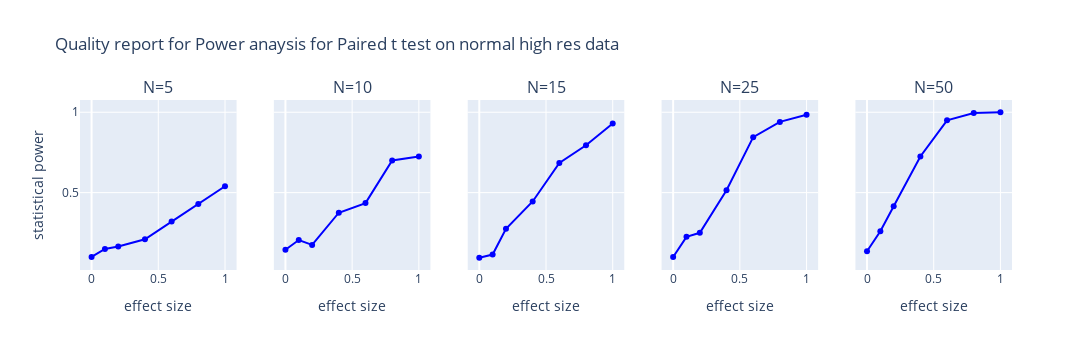
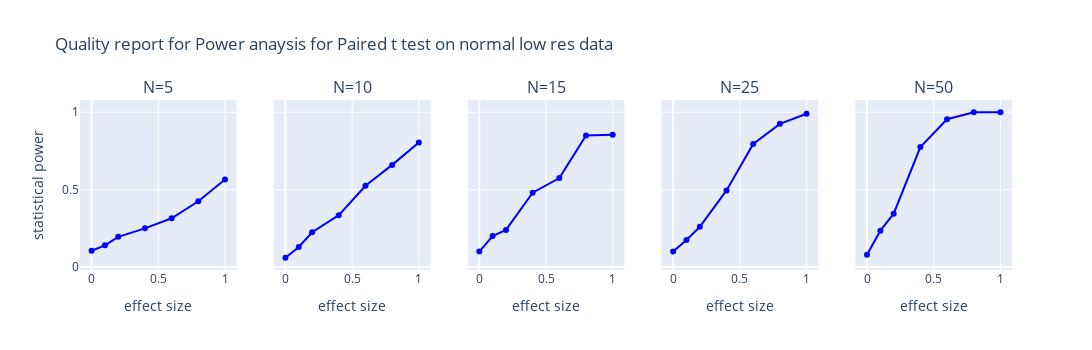
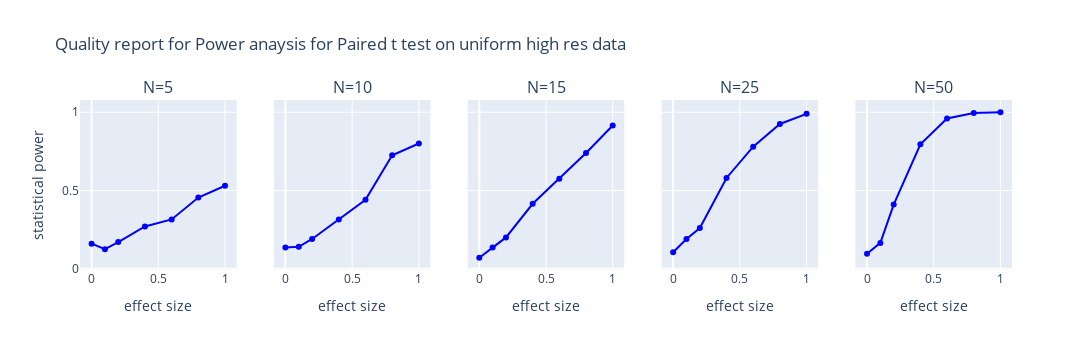
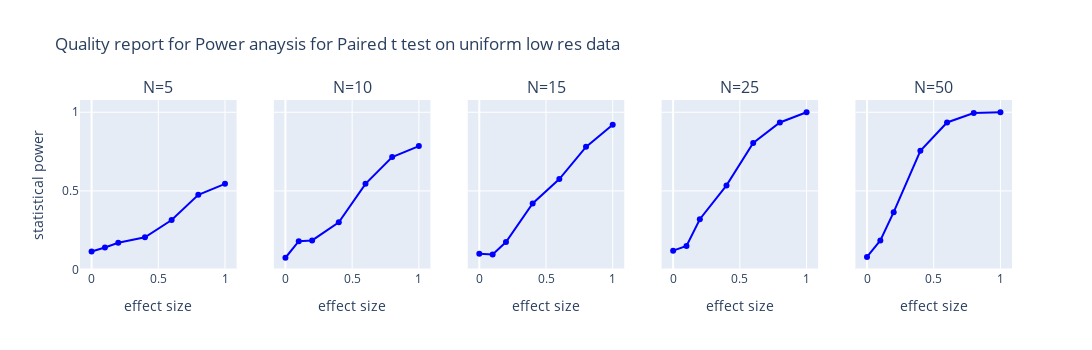

These figures' notebook cell, in order:
### Code cell
list_sample_size = [5, 10, 15, 25, 50]
list_effect_size = [0.0, 0.1, 0.2, 0.4, 0.6, 0.8, 1.0]
is_paired = False
significance = 0.05
run_count = 200


estimator = PairedTTest(alternative="two-sided")
report_power = create_report_power(
    estimator, two_sample_normal_high_res, list_sample_size, list_effect_size, is_paired, significance, run_count
)
plot_report_power(report_power, "Power anaysis for Paired t test on normal high res data")
report_power = create_report_power(
    estimator, two_sample_normal_low_res, list_sample_size, list_effect_size, is_paired, significance, run_count
)
plot_report_power(report_power, "Power anaysis for Paired t test on normal low res data")
report_power = create_report_power(
    estimator, two_sample_uniform_high_res, list_sample_size, list_effect_size, is_paired, significance, run_count
)
plot_report_power(report_power, "Power anaysis for Paired t test on uniform high res data")
report_power = create_report_power(
    estimator, two_sample_uniform_low_res, list_sample_size, list_effect_size, is_paired, significance, run_count
)
plot_report_power(report_power, "Power anaysis for Paired t test on uniform low res data")

### Figure 1 — Plotly figure (JSON) as saved in the notebook; plotly's stock layout.template omitted (floating-point values rounded to 4 significant figures)
{"data": [{"line": {"color": "#0000ff"}, "type": "scatter", "x": [0, 0.1, 0.2, 0.4, 0.6, 0.8, 1], "xaxis": "x", "y": [0.1, 0.15, 0.165, 0.21, 0.32, 0.43, 0.54], "yaxis": "y"}, {"line": {"color": "#0000ff"}, "type": "scatter", "x": [0, 0.1, 0.2, 0.4, 0.6, 0.8, 1], "xaxis": "x2", "y": [0.145, 0.205, 0.175, 0.375, 0.435, 0.7, 0.725], "yaxis": "y2"}, {"line": {"color": "#0000ff"}, "type": "scatter", "x": [0, 0.1, 0.2, 0.4, 0.6, 0.8, 1], "xaxis": "x3", "y": [0.095, 0.115, 0.275, 0.445, 0.685, 0.795, 0.93], "yaxis": "y3"}, {"line": {"color": "#0000ff"}, "type": "scatter", "x": [0, 0.1, 0.2, 0.4, 0.6, 0.8, 1], "xaxis": "x4", "y": [0.1, 0.225, 0.25, 0.515, 0.845, 0.94, 0.985], "yaxis": "y4"}, {"line": {"color": "#0000ff"}, "type": "scatter", "x": [0, 0.1, 0.2, 0.4, 0.6, 0.8, 1], "xaxis": "x5", "y": [0.135, 0.26, 0.415, 0.725, 0.95, 0.995, 1], "yaxis": "y5"}], "layout": {"annotations": [{"font": {"size": 16}, "showarrow": false, "text": "N=5", "x": 0.084, "xanchor": "center", "xref": "paper", "y": 1, "yanchor": "bottom", "yref": "paper"}, {"font": {"size": 16}, "showarrow": false, "text": "N=10", "x": 0.292, "xanchor": "center", "xref": "paper", "y": 1, "yanchor": "bottom", "yref": "paper"}, {"font": {"size": 16}, "showarrow": false, "text": "N=15", "x": 0.5, "xanchor": "center", "xref": "paper", "y": 1, "yanchor": "bottom", "yref": "paper"}, {"font": {"size": 16}, "showarrow": false, "text": "N=25", "x": 0.708, "xanchor": "center", "xref": "paper", "y": 1, "yanchor": "bottom", "yref": "paper"}, {"font": {"size": 16}, "showarrow": false, "text": "N=50", "x": 0.916, "xanchor": "center", "xref": "paper", "y": 1, "yanchor": "bottom", "yref": "paper"}], "height": 350, "showlegend": false, "title": {"text": "Quality report for Power anaysis for Paired t test on normal high res data"}, "width": 1200, "xaxis": {"anchor": "y", "domain": [0, 0.168], "title": {"text": "effect size"}}, "xaxis2": {"anchor": "y2", "domain": [0.208, 0.376], "title": {"text": "effect size"}}, "xaxis3": {"anchor": "y3", "domain": [0.416, 0.584], "title": {"text": "effect size"}}, "xaxis4": {"anchor": "y4", "domain": [0.624, 0.792], "title": {"text": "effect size"}}, "xaxis5": {"anchor": "y5", "domain": [0.832, 1], "title": {"text": "effect size"}}, "yaxis": {"anchor": "x", "domain": [0, 1], "title": {"text": "statistical power"}}, "yaxis2": {"anchor": "x2", "domain": [0, 1], "matches": "y", "showticklabels": false}, "yaxis3": {"anchor": "x3", "domain": [0, 1], "matches": "y", "showticklabels": false}, "yaxis4": {"anchor": "x4", "domain": [0, 1], "matches": "y", "showticklabels": false}, "yaxis5": {"anchor": "x5", "domain": [0, 1], "matches": "y", "showticklabels": false}}}

### Figure 2 — Plotly figure (JSON) as saved in the notebook; plotly's stock layout.template omitted (floating-point values rounded to 4 significant figures)
{"data": [{"line": {"color": "#0000ff"}, "type": "scatter", "x": [0, 0.1, 0.2, 0.4, 0.6, 0.8, 1], "xaxis": "x", "y": [0.105, 0.14, 0.195, 0.25, 0.315, 0.425, 0.565], "yaxis": "y"}, {"line": {"color": "#0000ff"}, "type": "scatter", "x": [0, 0.1, 0.2, 0.4, 0.6, 0.8, 1], "xaxis": "x2", "y": [0.06, 0.13, 0.225, 0.335, 0.525, 0.66, 0.805], "yaxis": "y2"}, {"line": {"color": "#0000ff"}, "type": "scatter", "x": [0, 0.1, 0.2, 0.4, 0.6, 0.8, 1], "xaxis": "x3", "y": [0.1, 0.2, 0.24, 0.48, 0.575, 0.85, 0.855], "yaxis": "y3"}, {"line": {"color": "#0000ff"}, "type": "scatter", "x": [0, 0.1, 0.2, 0.4, 0.6, 0.8, 1], "xaxis": "x4", "y": [0.1, 0.175, 0.26, 0.495, 0.795, 0.925, 0.99], "yaxis": "y4"}, {"line": {"color": "#0000ff"}, "type": "scatter", "x": [0, 0.1, 0.2, 0.4, 0.6, 0.8, 1], "xaxis": "x5", "y": [0.08, 0.235, 0.345, 0.775, 0.955, 1, 1], "yaxis": "y5"}], "layout": {"annotations": [{"font": {"size": 16}, "showarrow": false, "text": "N=5", "x": 0.084, "xanchor": "center", "xref": "paper", "y": 1, "yanchor": "bottom", "yref": "paper"}, {"font": {"size": 16}, "showarrow": false, "text": "N=10", "x": 0.292, "xanchor": "center", "xref": "paper", "y": 1, "yanchor": "bottom", "yref": "paper"}, {"font": {"size": 16}, "showarrow": false, "text": "N=15", "x": 0.5, "xanchor": "center", "xref": "paper", "y": 1, "yanchor": "bottom", "yref": "paper"}, {"font": {"size": 16}, "showarrow": false, "text": "N=25", "x": 0.708, "xanchor": "center", "xref": "paper", "y": 1, "yanchor": "bottom", "yref": "paper"}, {"font": {"size": 16}, "showarrow": false, "text": "N=50", "x": 0.916, "xanchor": "center", "xref": "paper", "y": 1, "yanchor": "bottom", "yref": "paper"}], "height": 350, "showlegend": false, "title": {"text": "Quality report for Power anaysis for Paired t test on normal low res data"}, "width": 1200, "xaxis": {"anchor": "y", "domain": [0, 0.168], "title": {"text": "effect size"}}, "xaxis2": {"anchor": "y2", "domain": [0.208, 0.376], "title": {"text": "effect size"}}, "xaxis3": {"anchor": "y3", "domain": [0.416, 0.584], "title": {"text": "effect size"}}, "xaxis4": {"anchor": "y4", "domain": [0.624, 0.792], "title": {"text": "effect size"}}, "xaxis5": {"anchor": "y5", "domain": [0.832, 1], "title": {"text": "effect size"}}, "yaxis": {"anchor": "x", "domain": [0, 1], "title": {"text": "statistical power"}}, "yaxis2": {"anchor": "x2", "domain": [0, 1], "matches": "y", "showticklabels": false}, "yaxis3": {"anchor": "x3", "domain": [0, 1], "matches": "y", "showticklabels": false}, "yaxis4": {"anchor": "x4", "domain": [0, 1], "matches": "y", "showticklabels": false}, "yaxis5": {"anchor": "x5", "domain": [0, 1], "matches": "y", "showticklabels": false}}}

### Figure 3 — Plotly figure (JSON) as saved in the notebook; plotly's stock layout.template omitted (floating-point values rounded to 4 significant figures)
{"data": [{"line": {"color": "#0000ff"}, "type": "scatter", "x": [0, 0.1, 0.2, 0.4, 0.6, 0.8, 1], "xaxis": "x", "y": [0.16, 0.125, 0.17, 0.27, 0.315, 0.455, 0.53], "yaxis": "y"}, {"line": {"color": "#0000ff"}, "type": "scatter", "x": [0, 0.1, 0.2, 0.4, 0.6, 0.8, 1], "xaxis": "x2", "y": [0.135, 0.14, 0.19, 0.315, 0.44, 0.725, 0.8], "yaxis": "y2"}, {"line": {"color": "#0000ff"}, "type": "scatter", "x": [0, 0.1, 0.2, 0.4, 0.6, 0.8, 1], "xaxis": "x3", "y": [0.07, 0.135, 0.2, 0.415, 0.575, 0.74, 0.915], "yaxis": "y3"}, {"line": {"color": "#0000ff"}, "type": "scatter", "x": [0, 0.1, 0.2, 0.4, 0.6, 0.8, 1], "xaxis": "x4", "y": [0.105, 0.19, 0.26, 0.58, 0.78, 0.925, 0.99], "yaxis": "y4"}, {"line": {"color": "#0000ff"}, "type": "scatter", "x": [0, 0.1, 0.2, 0.4, 0.6, 0.8, 1], "xaxis": "x5", "y": [0.095, 0.165, 0.41, 0.795, 0.96, 0.995, 1], "yaxis": "y5"}], "layout": {"annotations": [{"font": {"size": 16}, "showarrow": false, "text": "N=5", "x": 0.084, "xanchor": "center", "xref": "paper", "y": 1, "yanchor": "bottom", "yref": "paper"}, {"font": {"size": 16}, "showarrow": false, "text": "N=10", "x": 0.292, "xanchor": "center", "xref": "paper", "y": 1, "yanchor": "bottom", "yref": "paper"}, {"font": {"size": 16}, "showarrow": false, "text": "N=15", "x": 0.5, "xanchor": "center", "xref": "paper", "y": 1, "yanchor": "bottom", "yref": "paper"}, {"font": {"size": 16}, "showarrow": false, "text": "N=25", "x": 0.708, "xanchor": "center", "xref": "paper", "y": 1, "yanchor": "bottom", "yref": "paper"}, {"font": {"size": 16}, "showarrow": false, "text": "N=50", "x": 0.916, "xanchor": "center", "xref": "paper", "y": 1, "yanchor": "bottom", "yref": "paper"}], "height": 350, "showlegend": false, "title": {"text": "Quality report for Power anaysis for Paired t test on uniform high res data"}, "width": 1200, "xaxis": {"anchor": "y", "domain": [0, 0.168], "title": {"text": "effect size"}}, "xaxis2": {"anchor": "y2", "domain": [0.208, 0.376], "title": {"text": "effect size"}}, "xaxis3": {"anchor": "y3", "domain": [0.416, 0.584], "title": {"text": "effect size"}}, "xaxis4": {"anchor": "y4", "domain": [0.624, 0.792], "title": {"text": "effect size"}}, "xaxis5": {"anchor": "y5", "domain": [0.832, 1], "title": {"text": "effect size"}}, "yaxis": {"anchor": "x", "domain": [0, 1], "title": {"text": "statistical power"}}, "yaxis2": {"anchor": "x2", "domain": [0, 1], "matches": "y", "showticklabels": false}, "yaxis3": {"anchor": "x3", "domain": [0, 1], "matches": "y", "showticklabels": false}, "yaxis4": {"anchor": "x4", "domain": [0, 1], "matches": "y", "showticklabels": false}, "yaxis5": {"anchor": "x5", "domain": [0, 1], "matches": "y", "showticklabels": false}}}

### Figure 4 — Plotly figure (JSON) as saved in the notebook; plotly's stock layout.template omitted (floating-point values rounded to 4 significant figures)
{"data": [{"line": {"color": "#0000ff"}, "type": "scatter", "x": [0, 0.1, 0.2, 0.4, 0.6, 0.8, 1], "xaxis": "x", "y": [0.115, 0.14, 0.17, 0.205, 0.315, 0.475, 0.545], "yaxis": "y"}, {"line": {"color": "#0000ff"}, "type": "scatter", "x": [0, 0.1, 0.2, 0.4, 0.6, 0.8, 1], "xaxis": "x2", "y": [0.075, 0.18, 0.185, 0.3, 0.545, 0.715, 0.785], "yaxis": "y2"}, {"line": {"color": "#0000ff"}, "type": "scatter", "x": [0, 0.1, 0.2, 0.4, 0.6, 0.8, 1], "xaxis": "x3", "y": [0.1, 0.095, 0.175, 0.42, 0.575, 0.78, 0.92], "yaxis": "y3"}, {"line": {"color": "#0000ff"}, "type": "scatter", "x": [0, 0.1, 0.2, 0.4, 0.6, 0.8, 1], "xaxis": "x4", "y": [0.12, 0.15, 0.32, 0.535, 0.805, 0.935, 1], "yaxis": "y4"}, {"line": {"color": "#0000ff"}, "type": "scatter", "x": [0, 0.1, 0.2, 0.4, 0.6, 0.8, 1], "xaxis": "x5", "y": [0.08, 0.185, 0.365, 0.755, 0.935, 0.995, 1], "yaxis": "y5"}], "layout": {"annotations": [{"font": {"size": 16}, "showarrow": false, "text": "N=5", "x": 0.084, "xanchor": "center", "xref": "paper", "y": 1, "yanchor": "bottom", "yref": "paper"}, {"font": {"size": 16}, "showarrow": false, "text": "N=10", "x": 0.292, "xanchor": "center", "xref": "paper", "y": 1, "yanchor": "bottom", "yref": "paper"}, {"font": {"size": 16}, "showarrow": false, "text": "N=15", "x": 0.5, "xanchor": "center", "xref": "paper", "y": 1, "yanchor": "bottom", "yref": "paper"}, {"font": {"size": 16}, "showarrow": false, "text": "N=25", "x": 0.708, "xanchor": "center", "xref": "paper", "y": 1, "yanchor": "bottom", "yref": "paper"}, {"font": {"size": 16}, "showarrow": false, "text": "N=50", "x": 0.916, "xanchor": "center", "xref": "paper", "y": 1, "yanchor": "bottom", "yref": "paper"}], "height": 350, "showlegend": false, "title": {"text": "Quality report for Power anaysis for Paired t test on uniform low res data"}, "width": 1200, "xaxis": {"anchor": "y", "domain": [0, 0.168], "title": {"text": "effect size"}}, "xaxis2": {"anchor": "y2", "domain": [0.208, 0.376], "title": {"text": "effect size"}}, "xaxis3": {"anchor": "y3", "domain": [0.416, 0.584], "title": {"text": "effect size"}}, "xaxis4": {"anchor": "y4", "domain": [0.624, 0.792], "title": {"text": "effect size"}}, "xaxis5": {"anchor": "y5", "domain": [0.832, 1], "title": {"text": "effect size"}}, "yaxis": {"anchor": "x", "domain": [0, 1], "title": {"text": "statistical power"}}, "yaxis2": {"anchor": "x2", "domain": [0, 1], "matches": "y", "showticklabels": false}, "yaxis3": {"anchor": "x3", "domain": [0, 1], "matches": "y", "showticklabels": false}, "yaxis4": {"anchor": "x4", "domain": [0, 1], "matches": "y", "showticklabels": false}, "yaxis5": {"anchor": "x5", "domain": [0, 1], "matches": "y", "showticklabels": false}}}
